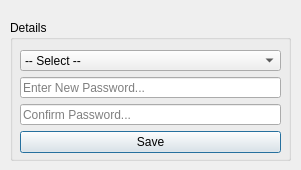
<?xml version="1.0" encoding="UTF-8"?>
<ui version="4.0">
 <class>Dialog</class>
 <widget class="QDialog" name="Dialog">
  <property name="windowModality">
   <enum>Qt::ApplicationModal</enum>
  </property>
  <property name="geometry">
   <rect>
    <x>0</x>
    <y>0</y>
    <width>301</width>
    <height>170</height>
   </rect>
  </property>
  <property name="windowTitle">
   <string>Dialog</string>
  </property>
  <widget class="QGroupBox" name="groupBox">
   <property name="geometry">
    <rect>
     <x>10</x>
     <y>20</y>
     <width>281</width>
     <height>141</height>
    </rect>
   </property>
   <property name="title">
    <string>Details</string>
   </property>
   <widget class="QWidget" name="formLayoutWidget">
    <property name="geometry">
     <rect>
      <x>10</x>
      <y>30</y>
      <width>261</width>
      <height>103</height>
     </rect>
    </property>
    <layout class="QFormLayout" name="formLayout">
     <item row="1" column="0" colspan="2">
      <widget class="QLineEdit" name="pswd">
       <property name="echoMode">
        <enum>QLineEdit::Password</enum>
       </property>
       <property name="placeholderText">
        <string>Enter New Password...</string>
       </property>
      </widget>
     </item>
     <item row="2" column="0" colspan="2">
      <widget class="QLineEdit" name="confirm">
       <property name="echoMode">
        <enum>QLineEdit::Password</enum>
       </property>
       <property name="placeholderText">
        <string>Confirm Password...</string>
       </property>
      </widget>
     </item>
     <item row="3" column="0" colspan="2">
      <widget class="QPushButton" name="save_btn">
       <property name="text">
        <string>Save</string>
       </property>
      </widget>
     </item>
     <item row="0" column="0" colspan="2">
      <widget class="QComboBox" name="user_id">
       <item>
        <property name="text">
         <string>-- Select --</string>
        </property>
       </item>
      </widget>
     </item>
    </layout>
   </widget>
  </widget>
 </widget>
 <resources/>
 <connections/>
</ui>
